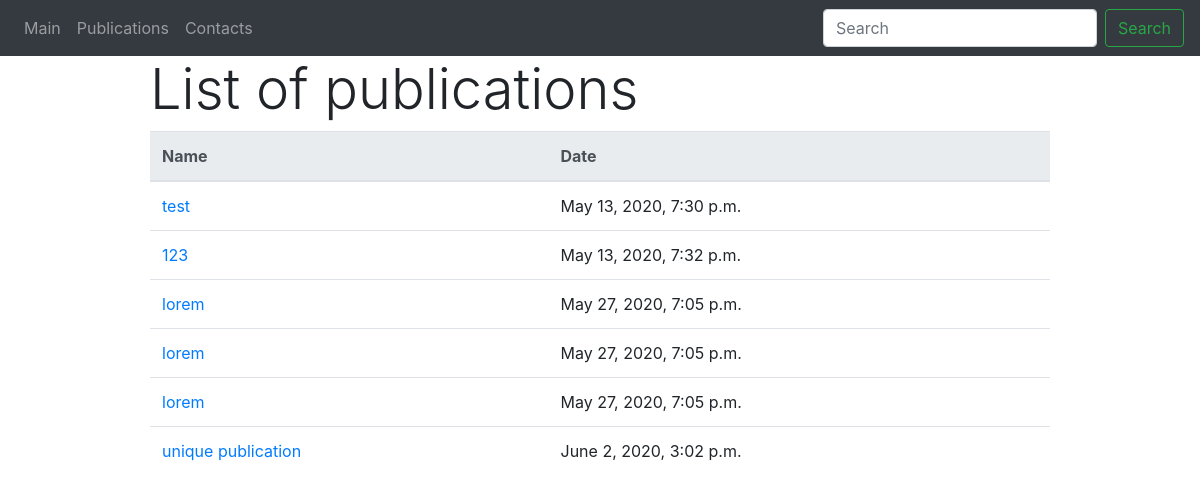
Screenshot of /publications/ with the database file from the repository.
### web/models.py (models this page shows)
class Publication(models.Model):
    name = models.CharField(max_length=30)
    date = models.DateTimeField()
    text = models.TextField()

### web/views.py (the view)
# urls.py: path('publications/', views.publications),
def publications(request):
    search_query = request.GET.get('search', '')
    if search_query:
        return render(request, 'publications.html', {
            'publications': Publication.objects.filter(
                Q(name__icontains=search_query) | Q(text__icontains=search_query))
        })
    else:
        return render(request, 'publications.html', {
            'publications': Publication.objects.all()
        })

### templates/publications.html (shortened to what this page needs)
{% extends "base.html" %}
{% block content %}
    <h1 class="display-4">List of publications</h1>
    <table class="table table-hover">
        <thead class="thead-light">
        <tr>
            <th scope="col">Name</th>
            <th scope="col">Date</th>
        </tr>
        </thead>
        {% for publication in publications %}
        <tr>
            <td><a href = "/publication/{{ publication.id }}" >{{ publication.name }}</a></td>
            <td>{{ publication.date }}</td>
        </tr>
        {% endfor %}
    </table>
{% endblock %}

### rows the page displays
Publication: name "test", date "May 13, 2020, 7:30 p.m."
Publication: name "123", date "May 13, 2020, 7:32 p.m."
Publication: name "lorem", date "May 27, 2020, 7:05 p.m."
Publication: name "lorem", date "May 27, 2020, 7:05 p.m."
Publication: name "lorem", date "May 27, 2020, 7:05 p.m."
Publication: name "unique publication", date "June 2, 2020, 3:02 p.m."
